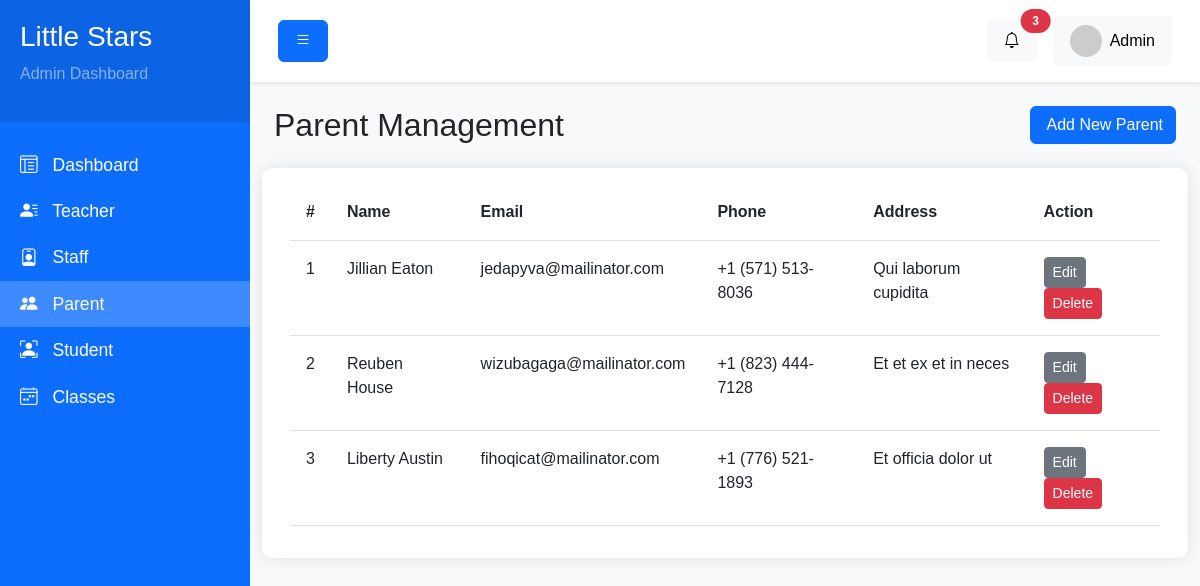
Before: /backend/parents.php with the older database file.
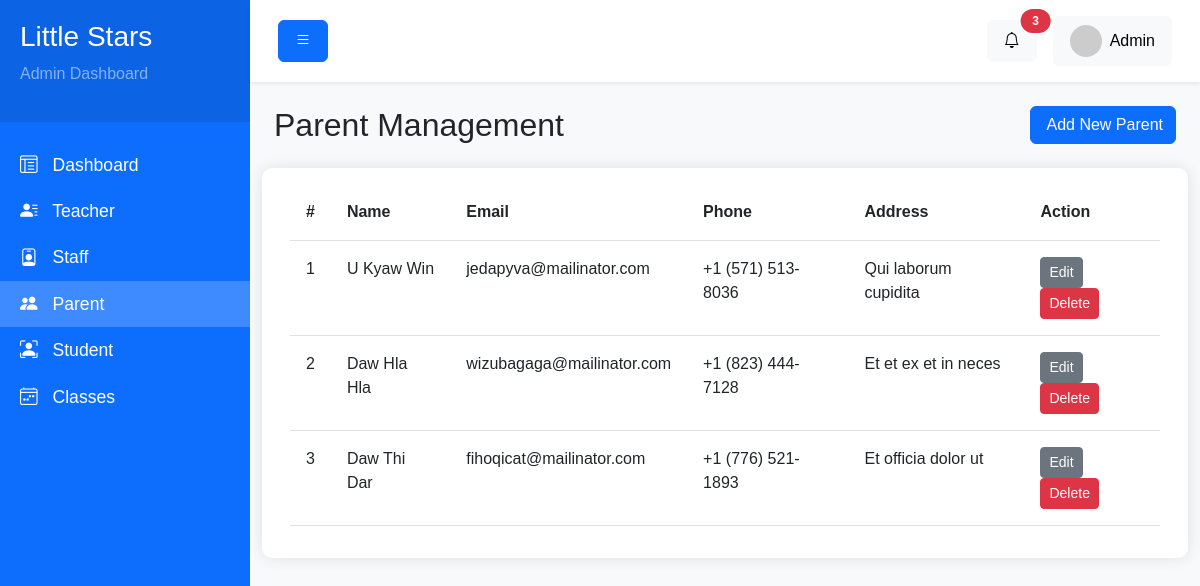
After: the same page with the newer database file.
### tables this page shows
CREATE TABLE `Parents` (
  `parent_id` int NOT NULL,
  `user_id` int NOT NULL,
  `name` varchar(50) NOT NULL,
  `phone` varchar(50) NOT NULL,
  `address` text
);

CREATE TABLE `Users` (
  `user_id` int NOT NULL,
  `email` varchar(100) NOT NULL,
  `password` varchar(255) NOT NULL,
  `role` enum('Teacher','Staff','Parent','Admin') NOT NULL,
  `created_at` timestamp NULL DEFAULT CURRENT_TIMESTAMP,
  `updated_at` timestamp NOT NULL DEFAULT CURRENT_TIMESTAMP
);

### backend/components/parents/table.php (the view)
<div class="row">
    <?php
    $get_parent_list_query = "SELECT * FROM Parents LEFT JOIN Users ON Parents.user_id = Users.user_id";
    $statement = $pdo->prepare($get_parent_list_query);
    $statement->execute();
    $parents = [];
    while($parent = $statement->fetch(PDO::FETCH_ASSOC)) {
        $parents[] = $parent;
    }
    ?>
<div class="card">
    <div class="card-body">
        <div class="table-responsive">
            <table class="table">
                <thead>
                    <tr>
                        <th>#</th>
                        <th>Name</th>
                        <th>Email</th>
                        <th>Phone</th>
                        <th>Address</th>
                        <th>Action</th>
                    </tr>
                </thead>
                <tbody>
                        <?php if(isset($parents) && count($parents) > 0) : ?>
                            <?php $i = 1; ?>
                            <?php foreach($parents as $parent) : ?>
                                <tr>
                                    <td><?= $i++ ?></td>
                                    <td><?= $parent['name'] ?></td>
                                    <td><?= $parent['email'] ?></td>
                                    <td><?= $parent['phone'] ?></td>
                                    <td><?= $parent['address'] ?></td>
                                    <td>
                                        <a href="parents-edit.php?id=<?= $parent['parent_id'] ?>" class="btn btn-secondary btn-sm">Edit</a>
                                        <button class="btn btn-danger btn-sm">Delete</button>
                                    </td>
                                </tr>
                            <?php endforeach; ?>
                        <?php endif; ?>
                </tbody>
            </table>
        </div>
    </div>
</div>
</div>

Changed rows visible on the page:
changed parents "Qui laborum cupidita": name "Jillian Eaton" → "U Kyaw Win"
changed parents "Et et ex et in neces": name "Reuben House" → "Daw Hla Hla"
changed parents "Et officia dolor ut": name "Liberty Austin" → "Daw Thi Dar"
